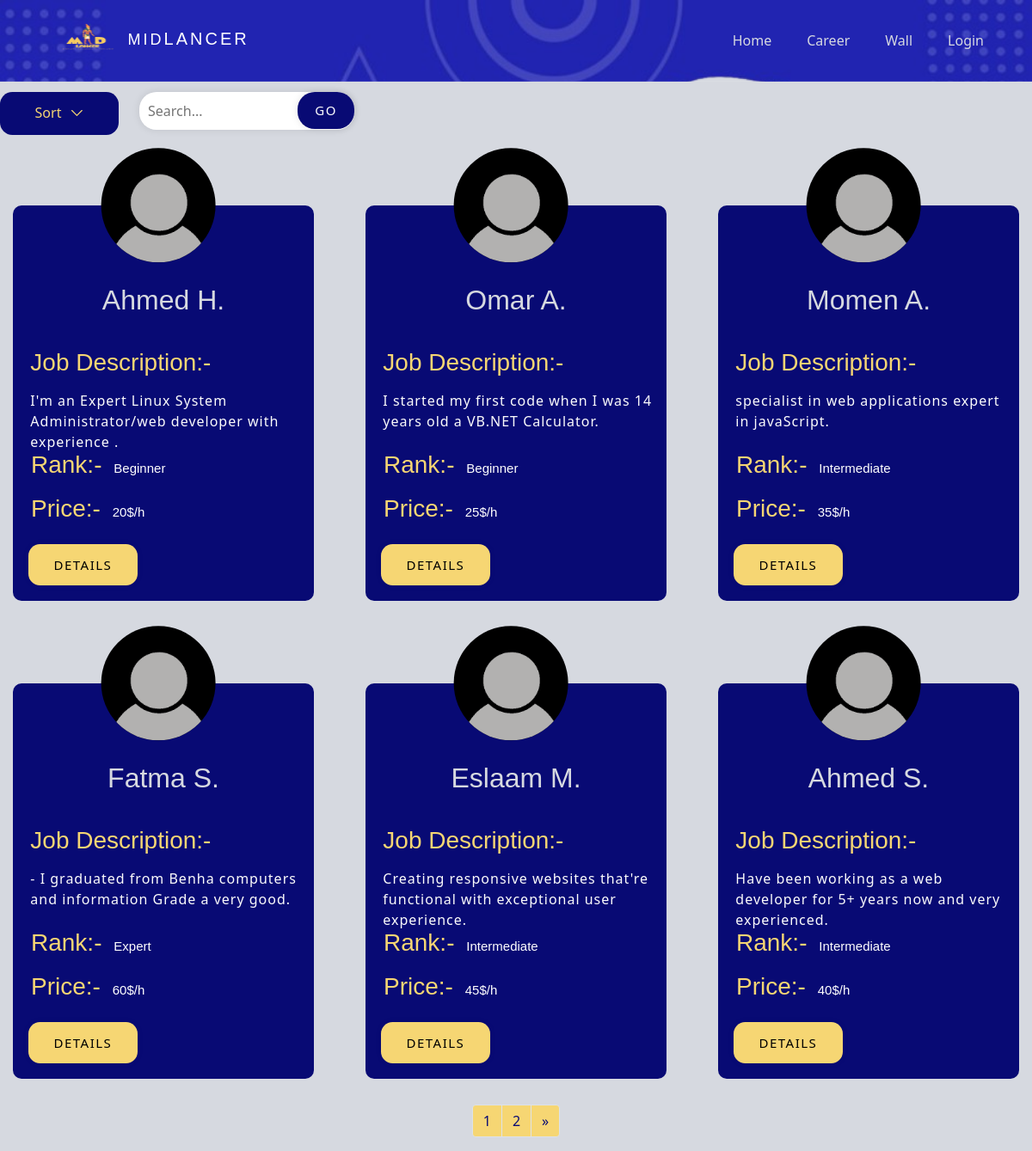
The app's page /freelancers.php?cid=1 with its own data.
### tables this page shows
CREATE TABLE `rank` (
  `rank_id` int(11) NOT NULL,
  `rank` varchar(250) NOT NULL
);

CREATE TABLE `freelancer` (
  `freelancer_id` int(11) NOT NULL,
  `freelancer_name` varchar(255) NOT NULL,
  `email` varchar(255) NOT NULL,
  `phone_number` varchar(11) NOT NULL,
  `password` varchar(255) NOT NULL,
  `birthdate` date NOT NULL,
  `national_id` varchar(14) NOT NULL,
  `freelancer_image` longtext DEFAULT NULL,
  `job_title` varchar(255) NOT NULL,
  `available_hours` int(11) DEFAULT NULL,
  `price/hr` float DEFAULT 5,
  `link1` varchar(255) DEFAULT NULL,
  `link2` varchar(255) DEFAULT NULL,
  `freelancer_file` longtext DEFAULT NULL,
  `bio` text DEFAULT NULL,
  `premium` varchar(255) DEFAULT '0',
  `view` int(11) DEFAULT 0,
  `hidden` tinyint(1) DEFAULT 0,
  `admin_hidden` tinyint(1) DEFAULT 0,
  `career_id` int(11) NOT NULL,
  `rank_id` int(11) DEFAULT 1,
  `webssite_price` int(11) NOT NULL DEFAULT 5,
  `fl_join_date` date NOT NULL DEFAULT current_timestamp(),
  `last_seen` datetime DEFAULT current_timestamp()
);

### freelancers.php (the view, shortened to what this page needs)
<?php
include 'nav+bm.php';
if(isset($_GET['cid']))
{
    $cid = mysqli_real_escape_string($connect, $_GET['cid']);
}
if (isset($_GET['sort']))
    $sort = mysqli_real_escape_string($connect, $_GET['sort']);
else
    $sort = '';
if (isset($_GET['search']))
    $search = mysqli_real_escape_string($connect, $_GET['search']);
else
    $search = '';
$displayFLs = "SELECT *, `freelancer`.`freelancer_id` AS 'f_fid' FROM `rank`
               JOIN `freelancer` ON `rank`.`rank_id` = `freelancer`.`rank_id`
               LEFT JOIN `bookmark` on `freelancer`.`freelancer_id` = `bookmark`.`freelancer_id`
               LEFT JOIN `subscription` ON `freelancer`.`freelancer_id` = `subscription`.`freelancer_id`
               WHERE `freelancer`.`career_id` = '$cid' AND (`freelancer_name` LIKE '%$search%' OR `bio` LIKE '%$search%' OR SOUNDEX(`freelancer`.`freelancer_name`) = SOUNDEX('$search')) AND `hidden` = '0' AND `freelancer`.`admin_hidden`='0'
               GROUP BY `freelancer`.`freelancer_id`
              ";
$limit = 6;
if (isset($_GET['page']))
    $pageNum = $_GET['page'];
else
    $pageNum = 1;
$offset = ($pageNum - 1) * $limit;
if ($sort == 'p_asc')
    $displayFLs .= " ORDER BY `price/hr`, `freelancer`.`rank_id` DESC, `subscription`.`plan_id` DESC LIMIT $limit OFFSET $offset";
else if ($sort == 'p_dsc')
    $displayFLs .= " ORDER BY `price/hr` DESC, `freelancer`.`rank_id` DESC, `subscription`.`plan_id` DESC LIMIT $limit OFFSET $offset";
else if ($sort == 'rank')
    $displayFLs .= " ORDER BY `freelancer`.`rank_id` DESC, `subscription`.`plan_id` DESC LIMIT $limit OFFSET $offset";
else
    $displayFLs .= " ORDER BY `subscription`.`plan_id` DESC LIMIT $limit OFFSET $offset";
$ExecDisplayFLs = mysqli_query($connect, $displayFLs);
?>
    <!DOCTYPE html>
    <html lang="en">
    <head>
        <link href="https://cdn.jsdelivr.net/npm/bootstrap@5.0.2/dist/css/bootstrap.min.css" rel="stylesheet"
>
        <link rel="stylesheet" href="https://cdnjs.cloudflare.com/ajax/libs/font-awesome/6.6.0/css/all.min.css">
        <link rel="stylesheet" href="css/freelancers.css">
    </head>
<body >
    <div class="upper">
         <div class="menu">
            <div class="item">
                <a href="#" class="link">
                    <span> Sort</span>
                </a>
            </div>
        </div>
        <div class="search">
            <form method="GET" action="Freelancers.php">
                <input placeholder="Search..." type="text" name="search" value="<?php echo $search; ?>">
                <button type="submit">Go</button>
            </form>
        </div>
    </div>
<div class="cards pt-5">
<?php if (mysqli_num_rows($ExecDisplayFLs) > 0) { while ($data = mysqli_fetch_assoc($ExecDisplayFLs)) { ?>
    <div class="main-dashcard" >
        <div class="image"><img src="img/profile/<?php echo $data['freelancer_image']?>" alt="Profile Pic"></div>
            <div class="txt">
                <div class="title">
                    <h2><?php echo htmlspecialchars($data['freelancer_name']); ?></h2>
                </div>
                <div class="content">
                    <h3>Job Description:-</h3>
                    <p><?php echo $data['bio']; ?></p>
                </div>
                <div class="ranks">
                    <h3>Rank:- <span><?php echo htmlspecialchars($data['rank']); ?></span></h3>
                    <br>
                    <h3>Price:- <span><?php echo htmlspecialchars($data['price/hr']); ?>$/h</span></h3>
                </div>
                <div class="btns">
                    <div class="buttons">
                        <a href="freelancerview.php?vfid=<?php echo $data['f_fid']?>"><button class="dtlsbtn">Details</button></a>
                    </div>
                </div>
            </div>
        </div>
        <?php } } else { ?>
            <div class="cards">
                <p>No Freelancers Matching your Criteria</p>
            </div>
        <?php } ?>
    </div>
    <nav aria-label="Page navigation example">
        <ul class="pagination justify-content-center">
            <?php
            $spicySql = str_replace("LIMIT $limit OFFSET $offset", '', $displayFLs);
            $execSpicy = mysqli_query($connect, $spicySql);
            $numPages = ceil(mysqli_num_rows($execSpicy) / $limit);
            if(isset($_GET['page']))
                $currentPage = $_GET['page'];
            else
                $currentPage = 1;
            if($numPages > 1)
            { ?>
                <?php
                for($pn = 1; $pn <= $numPages; $pn++) {$max = $pn; ?>
                    <li class="page-item"><a class="page-link" href="Freelancers.php?cid=<?php echo $cid; ?>&search=<?php echo $search; ?>&sort=<?php echo $sort; ?>&page=<?php echo $pn; ?>"><?php echo $pn; ?></a></li>
                <?php } if($currentPage != $max) { ?>
                <li class="page-item">
                    <a class="page-link" href="Freelancers.php?cid=<?php echo $cid; ?>&search=<?php echo $search; ?>&sort=<?php echo $sort; ?>&page=<?php echo $currentPage + 1; ?>" aria-label="Next">
                        <span aria-hidden="true">»</span>
                    </a>
                </li>
            <?php }} ?>
        </ul>
    </nav>
</body>
</html>

### css/nav+bm.css (style rules this page uses)
:root { --primary-color: #080a74; --secondary-color: #f6d673; --Thirdly-color: #d6d9e0; --fourthly-color: #1d1d27; }
h2 { color: var(--Thirdly-color); }
button { padding: 4px 20px; border-radius: 50px; cursor: pointer; border: 0; border-radius: 0.9em; background-color: var(--secondary-color); box-shadow: rgb(0 0 0 / 5%) 0 0 8px; letter-spacing: 1.5px; text-transform: uppercase; font-size: 15px; transition: all 0.5s ease; font-family: inherit; margin-left: 20px; }
a { text-decoration: none; color: var(--fourthly-color); }

### freelancers.php (style rules this page uses)
:root { --white: #fcfcfc; --gray: #cbcdd3; --dark: #777777; --error: #ef8d9c; --orange: #ffc39e; --success: #b0db7d; --secondary: #99dbb4; }
p { margin-top: -5px; color: var(--white); letter-spacing: 1px; }
button, .dot { cursor: pointer; }

### records on screen
rank: freelancer.freelancer_image (placeholder picture), freelancer.freelancer_name "Ahmed H.", freelancer.bio "I'm an Expert Linux System Administrator/web developer with experience .", rank "Beginner", freelancer.price/hr "20", freelancer.freelancer_name "Omar A.", freelancer.bio "I started my first code when I was 14 years old a VB.NET Calculator.", freelancer.price/hr "25"
rank: freelancer.freelancer_image (placeholder picture), freelancer.freelancer_name "Momen A.", freelancer.bio "specialist in web applications expert in javaScript.", rank "Intermediate", freelancer.price/hr "35"
rank: freelancer.freelancer_image (placeholder picture), freelancer.freelancer_name "Fatma S.", freelancer.bio "- I graduated from Benha computers and information Grade a very good.", rank "Expert", freelancer.price/hr "60"
freelancer: freelancer_image (placeholder picture), freelancer_name "Eslaam M.", bio "Creating responsive websites that're functional with exceptional user experience.", rank.rank "Intermediate", value "45"
freelancer: freelancer_image (placeholder picture), freelancer_name "Ahmed S.", bio "Have been working as a web developer for 5+ years now and very experienced.", rank.rank "Intermediate", value "40"
